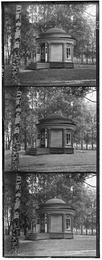
%> input picture Asg1/StarterCode/00978v.jpg, 102 x 260 px, shrunk from 400 x 1024 before the run
$ octave imgAlignSingle.m   (GNU Octave 9; MATLAB toolbox functions it lacks are replaced by stand-ins)
%> lines starting %> are read from the running program, lines starting %| are printed output that depends on the picture
### Asg1/StarterCode/alignSingle.m
function aimg = alignSingle(img,B)
% This function is to align img to B using single-scale algorithms
% Output is the aligned version of img
	[h,w] = size(B);
	% TODO: Write your codes for single-scale implementation
	% Initialize variables
    mirror = img; %copy of image
    img = imgradient(img);
    B = imgradient(B);
    Cimg = img;

    MaxScore = inf;
    countNumV = 1;
    countNumH = 1;
	% Output aimg

    for j=1:h/8
        countNumV = 1;
        for i=1:w
        Score = sum((Cimg-B).^2);
            if(sum(Score)<MaxScore)
                MaxScore = sum(Score);
                findVMin = countNumV;
                findHMin = countNumH;
            end
        Cimg = circshift(img,i);
        countNumV = countNumV + 1;
        end
        Cimg = circshift(img,[j,-1]);
        countNumH = countNumH + 1;
    end
    aimg = circshift(mirror,findVMin);
    aimg = circshift(aimg,[findHMin,0]);
   end

### Asg1/StarterCode/imgAlignSingle.m
%% CSCI 3290: Assignment 1 Starter Code

% Input glass plate image
 imgname = '00978v.jpg';
fullimg = imread(imgname);
%> fullimg is the input picture: size 260x102 uint8; min 0, max 255, mean 106.4

% Convert to double matrix
fullimg = im2double(fullimg);
%> fullimg: size 260x102 double

% Calculate the height of each part (about 1/3 of total)
ImgH = floor(size(fullimg,1)/3);
%> ImgH = 86

% Separate B-G-R channels
B = fullimg(1:ImgH,:);
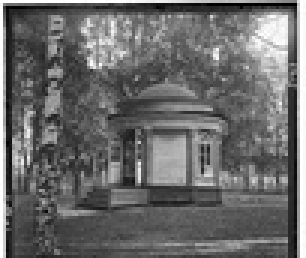
%> B: size 86x102 double (shown 3 times larger); min 0, max 1, mean 0.418
G = fullimg(ImgH+1:ImgH*2,:);
R = fullimg(ImgH*2+1:ImgH*3,:);

%% Align the images
% Functions that might be useful:"circshift", "sum", and "imresize"

tic;   % The Timer starts. To Evalute algorithms' efficiency.

% Write your codes here.
% Write your function of alignSingle and alignMulti

 aG = alignSingle(G,B);
%> in alignSingle, `B = imgradient(B);`:
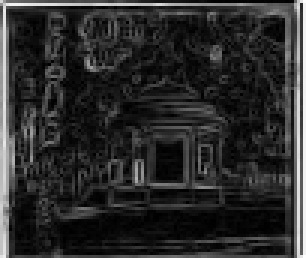
%> B: size 86x102 double (shown 3 times larger); min 0.00555, max 4.2, mean 0.724; drawn with min black and max white
%> after the loop in alignSingle, `for j=1:h/8`: MaxScore = 1825.3; findHMin = 1
 aR = alignSingle(R,B);

% fid = 1;
% fprintf(fid,'%d\n',test);

toc;   % The Timer stops and displays time elapsed.

%% Output Results

% Create a color image (3D array): "cat" command
% For your own code, "G","R" shoule be replaced to "aG","aR"
colorImg = cat(3,R,G,B);

% Show the resulting image: "imshow" command
imshow(colorImg);
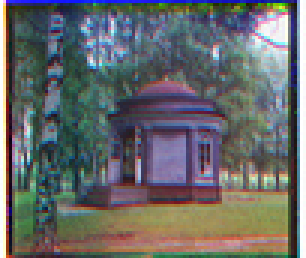
%> displayed picture: size 86x102x3, on the screen's scale of 0 to 255 (shown 3 times larger); mean R, G, B 103.5, 106, 106.5

% Save result image to File
imwrite(colorImg,['result-' imgname]);

$ run again, with Asg1/StarterCode/00971v.jpg copied over Asg1/StarterCode/00978v.jpg
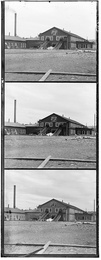
%> input picture Asg1/StarterCode/00971v.jpg, 101 x 260 px, shrunk from 397 x 1024 before the run
%> fullimg is the input picture: size 260x101 uint8; min 0, max 255, mean 168.6
%> fullimg: size 260x101 double
%> in alignSingle, `B = imgradient(B);`:
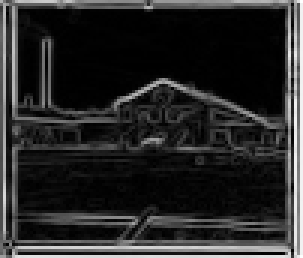
%> B: size 86x101 double (shown 3 times larger); min 1.11e-16, max 4.22, mean 0.671; drawn with min black and max white
%> after the loop in alignSingle, `for j=1:h/8`: MaxScore = 2165; findHMin = 1
%> `imshow(colorImg);`:
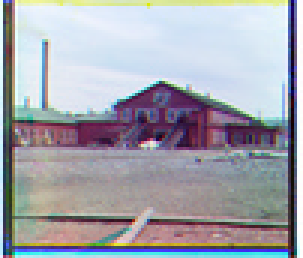
%> displayed picture: size 86x101x3, on the screen's scale of 0 to 255 (shown 3 times larger); mean R, G, B 163.9, 165.4, 174.5

$ run again, with Asg1/StarterCode/01018v.jpg copied over Asg1/StarterCode/00978v.jpg
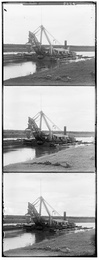
%> input picture Asg1/StarterCode/01018v.jpg, 99 x 260 px, shrunk from 389 x 1024 before the run
%> fullimg is the input picture: size 260x99 uint8; min 0, max 255, mean 177.6
%> fullimg: size 260x99 double
%> in alignSingle, `B = imgradient(B);`:
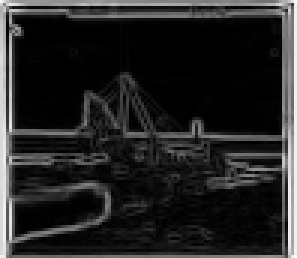
%> B: size 86x99 double (shown 3 times larger); min 0, max 4.23, mean 0.617; drawn with min black and max white
%> after the loop in alignSingle, `for j=1:h/8`: MaxScore = 2070.5; findHMin = 1; findVMin = 2
%> `imshow(colorImg);`:
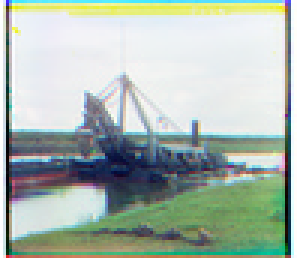
%> displayed picture: size 86x99x3, on the screen's scale of 0 to 255 (shown 3 times larger); mean R, G, B 171, 184.8, 175.3

$ run again, with Asg1/StarterCode/01023v.jpg copied over Asg1/StarterCode/00978v.jpg
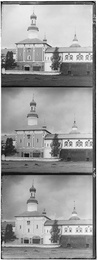
%> input picture Asg1/StarterCode/01023v.jpg, 98 x 260 px, shrunk from 386 x 1024 before the run
%> fullimg is the input picture: size 260x98 uint8; min 2, max 255, mean 157
%> fullimg: size 260x98 double
%> in alignSingle, `B = imgradient(B);`:
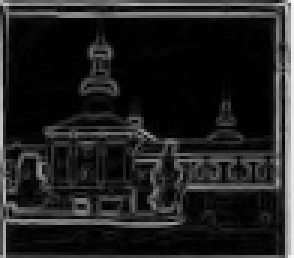
%> B: size 86x98 double (shown 3 times larger); min 0, max 4.23, mean 0.551; drawn with min black and max white
%> after the loop in alignSingle, `for j=1:h/8`: MaxScore = 1591.4; findHMin = 1
%> `imshow(colorImg);`:
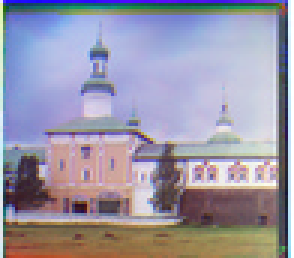
%> displayed picture: size 86x98x3, on the screen's scale of 0 to 255 (shown 3 times larger); mean R, G, B 153.9, 150, 167.7
